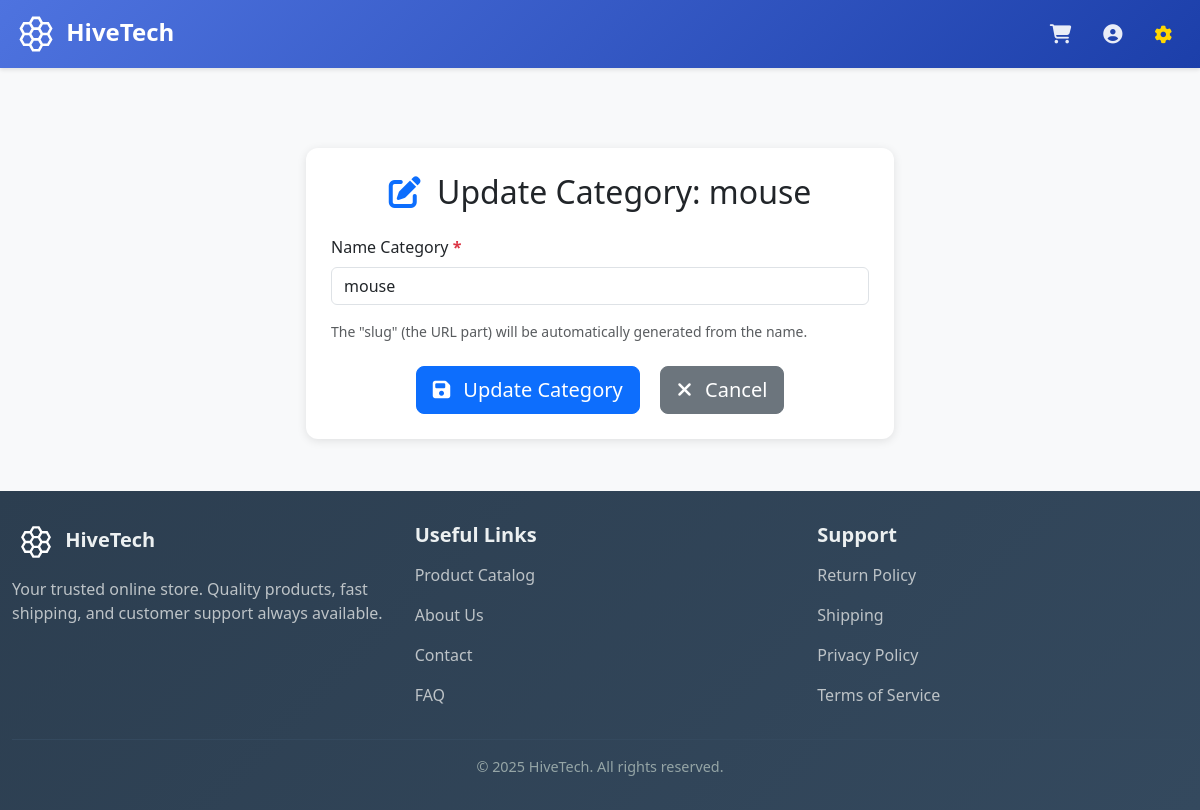
Page /manage/category/3/edit/ (signed in) on the earlier database version.
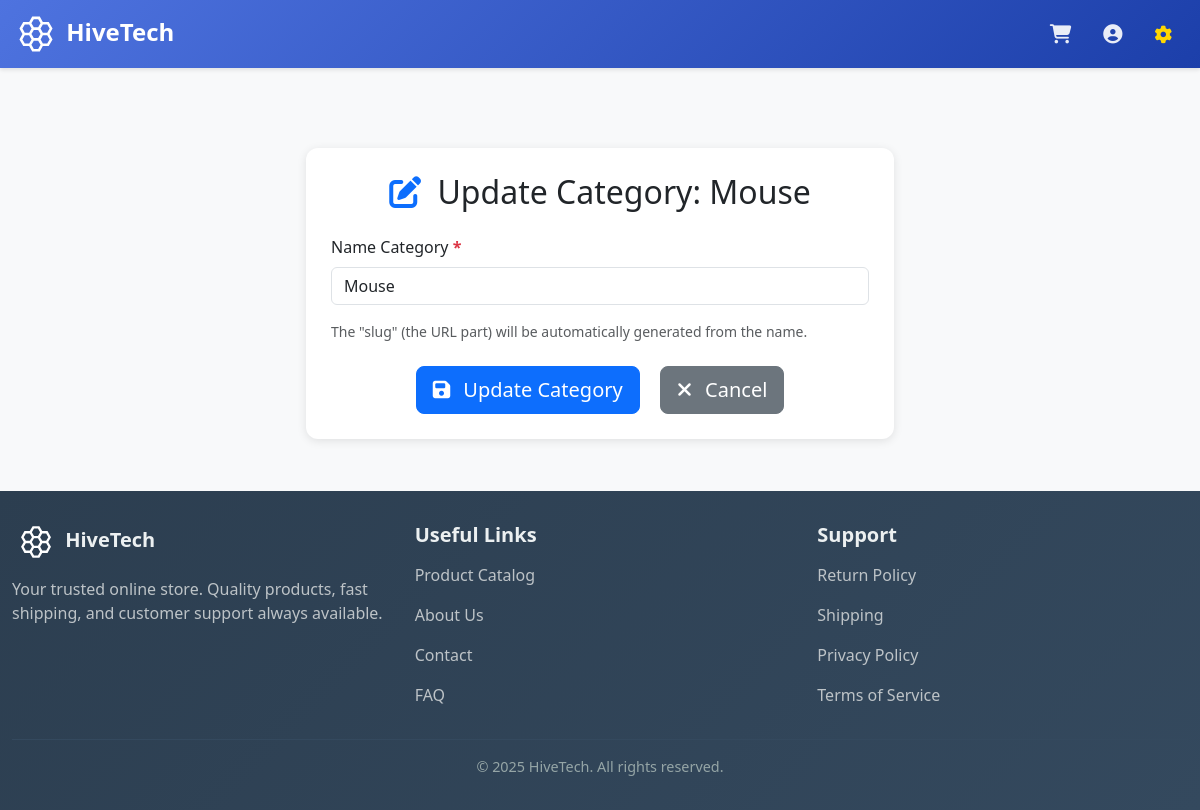
Same page on the later database version.
### store/models.py (models this page shows, shortened)
class Category(models.Model):
    name = models.CharField(max_length=255, unique=True)
    slug = models.SlugField(max_length=255, unique=True, help_text="Unique URL-friendly name for the category.")
    class Meta:
        verbose_name_plural = "Categories"

### store/views.py (the view, shortened to what this page needs)
# urls.py: path('manage/category/<int:pk>/edit/', views.CategoryUpdateView.as_view(), name='category_update'),
class CategoryUpdateView(StoreManagerRequiredMixin, UpdateView):
    model = Category
    form_class = CategoryForm
    template_name = 'dashboard/category_form.html'
    success_url = reverse_lazy('manage')
    def get_context_data(self, **kwargs):
        context = super().get_context_data(**kwargs)
        context['page_title'] = f'Update Category: {self.object.name}'
        context['type'] = 'Category'
        return context

### store/forms.py (shortened to what this page needs)
class CategoryForm(forms.ModelForm):
    class Meta:
        model = Category
        fields = ['name']
        widgets = {
            'name': forms.TextInput(attrs={'class': 'form-control', 'placeholder': 'Es. TV, Phone, PC'}),
        }
        labels = {
            'name': 'Name Category',
        }

### store/context_processors.py (called while the page is built)
def cart(request):
    cart = request.session.get('cart', {})
    return {'cart_item_count': len(cart)}

### store/views.py (called while the page is built)
    def test_func(self):
        return self.request.user.is_authenticated and self.request.user.groups.filter(name='Store Manager').exists()

### templates/dashboard/category_form.html (shortened to what this page needs)
{% extends 'base.html' %}
{% load static %}
{% block extra_css %}
<link rel="stylesheet" href="{% static 'css/dashboard/category_form.css' %}">
{% endblock %}
{% block content %}
<div class="col-md-6 offset-md-3">
    <div class="form-section mt-5">
        <h2 class="mb-4 text-center">
            <i class="fas fa-{% if form.instance.pk %}edit{% else %}plus-circle{% endif %} text-primary me-2"></i>
            {{ page_title }}
        </h2>
        <form method="post">
            <div class="mb-3">
                <label for="{{ form.name.id_for_label }}" class="form-label">
                    {{ form.name.label }} <span class="required-indicator">*</span>
                </label>
                {{ form.name }}
            </div>
            <div class="mb-3">
                <p class="form-text">The "slug" (the URL part) will be automatically generated from the name.</p>
            </div>
            <div class="text-center mt-4">
                <button type="submit" class="btn btn-primary btn-lg me-3">
                    <i class="fas fa-save me-2"></i>
                    {% if form.instance.pk %}Update{% else %}Save{% endif %} {{ type }}
                </button>
                <a href="{% url 'manage' %}" class="btn btn-secondary btn-lg">
                    <i class="fas fa-times me-2"></i>
                    Cancel
                </a>
            </div>
        </form>
    </div>
</div>
{% endblock %}

Differences in the rows shown:
changed Category: name "mouse" → "Mouse"
Other differences:
{{ page_title }}: "Update Category: mouse" → "Update Category: Mouse"
